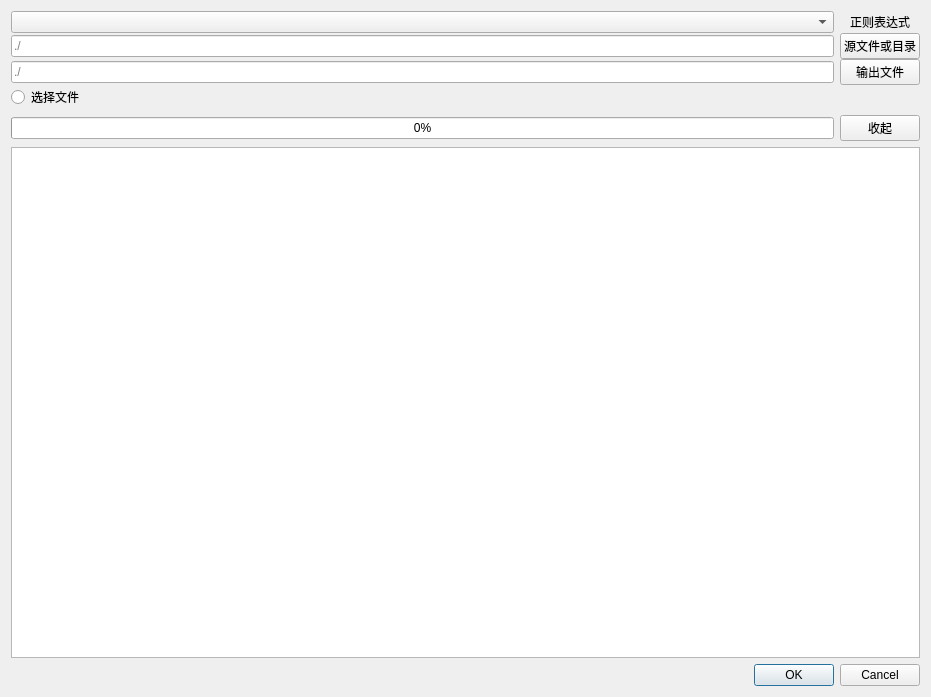
<?xml version="1.0" encoding="UTF-8"?>
<ui version="4.0">
 <class>Merge</class>
 <widget class="QWidget" name="Merge">
  <property name="geometry">
   <rect>
    <x>0</x>
    <y>0</y>
    <width>931</width>
    <height>697</height>
   </rect>
  </property>
  <property name="windowTitle">
   <string>Form</string>
  </property>
  <layout class="QVBoxLayout" name="verticalLayout_3">
   <item>
    <layout class="QVBoxLayout" name="verticalLayout">
     <item>
      <layout class="QGridLayout" name="gridLayout">
       <property name="horizontalSpacing">
        <number>6</number>
       </property>
       <property name="verticalSpacing">
        <number>0</number>
       </property>
       <item row="2" column="1">
        <widget class="QPushButton" name="srcBtn">
         <property name="text">
          <string>源文件或目录</string>
         </property>
        </widget>
       </item>
       <item row="1" column="1">
        <widget class="QLabel" name="label">
         <property name="text">
          <string>正则表达式</string>
         </property>
         <property name="alignment">
          <set>Qt::AlignmentFlag::AlignCenter</set>
         </property>
        </widget>
       </item>
       <item row="3" column="0">
        <widget class="QLineEdit" name="outputEdit">
         <property name="placeholderText">
          <string>./</string>
         </property>
        </widget>
       </item>
       <item row="4" column="0">
        <widget class="QRadioButton" name="fileSeletBtn">
         <property name="text">
          <string>选择文件</string>
         </property>
        </widget>
       </item>
       <item row="3" column="1">
        <widget class="QPushButton" name="outputBtn">
         <property name="text">
          <string>输出文件</string>
         </property>
        </widget>
       </item>
       <item row="2" column="0">
        <widget class="QLineEdit" name="srcEdit">
         <property name="text">
          <string/>
         </property>
         <property name="placeholderText">
          <string>./</string>
         </property>
        </widget>
       </item>
       <item row="1" column="0">
        <widget class="QComboBox" name="regEXCombo"/>
       </item>
      </layout>
     </item>
     <item>
      <layout class="QHBoxLayout" name="horizontalLayout">
       <item>
        <widget class="QProgressBar" name="progressBar">
         <property name="value">
          <number>0</number>
         </property>
        </widget>
       </item>
       <item>
        <widget class="QPushButton" name="putAwayBtn">
         <property name="text">
          <string>收起</string>
         </property>
        </widget>
       </item>
      </layout>
     </item>
    </layout>
   </item>
   <item>
    <layout class="QVBoxLayout" name="verticalLayout_2">
     <item>
      <widget class="QTextBrowser" name="textBrowser"/>
     </item>
     <item>
      <widget class="QDialogButtonBox" name="buttonBox">
       <property name="standardButtons">
        <set>QDialogButtonBox::StandardButton::Cancel|QDialogButtonBox::StandardButton::Ok</set>
       </property>
      </widget>
     </item>
    </layout>
   </item>
  </layout>
 </widget>
 <resources/>
 <connections/>
</ui>
